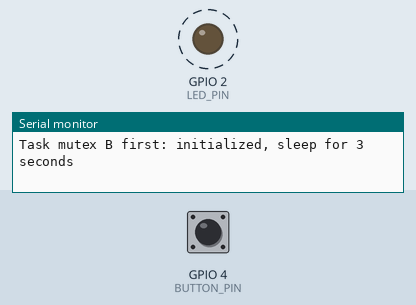
Bench run of a program on a simulated ESP32. Parts: output pins drawn as LEDs (lit = HIGH), the last lines printed to the serial monitor. Dashed ring = blinking. The inputs (shaded band) are chosen by the test bench; at power-on: GPIO 4 (BUTTON_PIN) HIGH.

Above: at 0.87 s.
1.3 s: GPIO 4 (BUTTON_PIN) pulled LOW for 0.15 s
At 3.4 s:
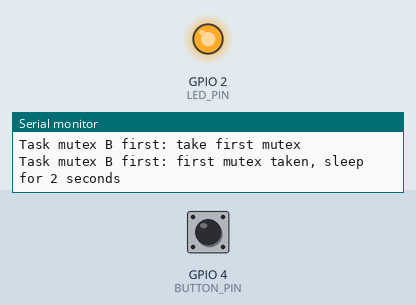
At 5.9 s:
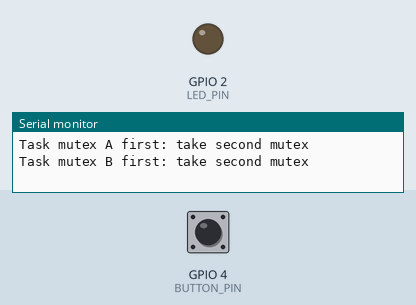
Timing chart, 0 to 10.4 s (numbered marks = the images above; inputs shaded):
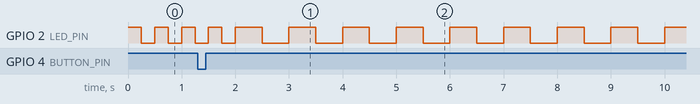

The program:

main.cpp
```cpp
#include <Arduino.h>
#include <esp_task_wdt.h>

#define BUTTON_PIN 4
#define LED_PIN 2
#define DOUBLE_PRESS_THRESHOLD_MS 500
#define BUTTON_DEBOUNCE_MS 100

#define BUTTON_RAW_PRESS_QUEUE_SIZE 50
#define LED_BLINKING_INTERVAL_QUEUE_SIZE 50

#define LED_BLINKING_MULTIPLIER_MS 250
#define LED_BLINKING_MAX_POWER_OF_2 4  // led blinking interval = 2^CURRENT_POWER_OF_2 * MULTIPLIER

QueueHandle_t BUTTON_RAW_PRESS_QUEUE = NULL;
QueueHandle_t LED_BLINKING_INTERVAL_QUEUE = NULL;

SemaphoreHandle_t MUTEX_A = NULL;
SemaphoreHandle_t MUTEX_B = NULL;

void IRAM_ATTR button_pressed() {
  static BaseType_t xHigherPriorityTaskWoken = pdFALSE;
  static unsigned long last_button_pressed_ms = 0;
  unsigned long ms = millis();
  if (ms - last_button_pressed_ms > BUTTON_DEBOUNCE_MS) {
    last_button_pressed_ms = ms;
    xQueueSendFromISR(BUTTON_RAW_PRESS_QUEUE, &ms, &xHigherPriorityTaskWoken);
  };
}

void button_task(void* parameter) {
  static unsigned char current_power_of_2 = 0;
  unsigned long ms;
  for (;;) {
    if (xQueueReceive(BUTTON_RAW_PRESS_QUEUE, &ms, portMAX_DELAY)) {
      if (xQueueReceive(BUTTON_RAW_PRESS_QUEUE, &ms, DOUBLE_PRESS_THRESHOLD_MS / portTICK_PERIOD_MS)) {
        // double click -- slow-down
        current_power_of_2 = (current_power_of_2 > 0) ? current_power_of_2 - 1 : LED_BLINKING_MAX_POWER_OF_2;
      } else {
        // single click -- speed-up
        current_power_of_2 = (current_power_of_2 < LED_BLINKING_MAX_POWER_OF_2) ? current_power_of_2 + 1 : 0;
      }
      int32_t led_blinking_interval = (1 << current_power_of_2) * LED_BLINKING_MULTIPLIER_MS;
      xQueueSend(LED_BLINKING_INTERVAL_QUEUE, &led_blinking_interval, portMAX_DELAY);
    }
  }
}

void led_task(void* parameter) {
  int32_t led_blinking_interval = LED_BLINKING_MULTIPLIER_MS;
  for (;;) {
    assert(led_blinking_interval > 0);
    digitalWrite(LED_PIN, HIGH);  // turn LED on
    bool interval_changed = false;
    for (int32_t i = -led_blinking_interval; i < led_blinking_interval; i += LED_BLINKING_MULTIPLIER_MS) {
      while (xQueueReceive(LED_BLINKING_INTERVAL_QUEUE, &led_blinking_interval, 0) == pdPASS) interval_changed = true;
      if (interval_changed) break;
      if (i >= 0 && i - LED_BLINKING_MULTIPLIER_MS < 0) digitalWrite(LED_PIN, LOW);  // sign changed, turn LED off
      vTaskDelay(LED_BLINKING_MULTIPLIER_MS / portTICK_PERIOD_MS);
    }
  }
}

void mutex_task(void* parameter) {
  // depending on parameter ("A" or "B") - take mutex A first, then B OR B first, then A. then release both
  char mutex_to_take_first = ((char*)parameter)[0];  // should be either "A" or "B"
  assert(mutex_to_take_first == 'A' or mutex_to_take_first == 'B');
  SemaphoreHandle_t first_mutex, second_mutex;
  if (mutex_to_take_first == 'A') {
    first_mutex = MUTEX_A;
    second_mutex = MUTEX_B;
  } else {
    first_mutex = MUTEX_B;
    second_mutex = MUTEX_A;
  }

  while (1) {
    Serial.printf("Task mutex %c first: initialized, sleep for 3 seconds\n", mutex_to_take_first);
    vTaskDelay(3000 / portTICK_PERIOD_MS);  // sleep for 3 second first
    Serial.printf("Task mutex %c first: take first mutex\n", mutex_to_take_first);
    BaseType_t ret_val = xSemaphoreTake(first_mutex, UINT32_MAX);  // take 1st mutex, wait indefinitely
    assert(ret_val == pdTRUE);
    Serial.printf("Task mutex %c first: first mutex taken, sleep for 2 seconds\n", mutex_to_take_first);
    vTaskDelay(2000 / portTICK_PERIOD_MS);  // sleep for 2 seconds
    Serial.printf("Task mutex %c first: take second mutex\n", mutex_to_take_first);
    ret_val = xSemaphoreTake(second_mutex, UINT32_MAX);  // take 2nd mutex, wait indefinitely
    assert(ret_val == pdTRUE);
    Serial.printf("Task mutex %c first: second mutex taken, sleep for 1 second\n", mutex_to_take_first);
    vTaskDelay(1000 / portTICK_PERIOD_MS);  // sleep for 1 second
    Serial.printf("Task mutex %c first: release both mutexes\n", mutex_to_take_first);
    ret_val = xSemaphoreGive(second_mutex);  // release 2nd mutex
    assert(ret_val == pdTRUE);
    ret_val = xSemaphoreGive(first_mutex);  // release 1st mutex
    assert(ret_val == pdTRUE);
    Serial.printf("Task mutex %c first: both mutexes release, exit task\n", mutex_to_take_first);
    esp_task_wdt_reset();
  }
}

void setup() {
  Serial.begin(115200);

  BUTTON_RAW_PRESS_QUEUE = xQueueCreate(BUTTON_RAW_PRESS_QUEUE_SIZE, sizeof(unsigned long));
  if (BUTTON_RAW_PRESS_QUEUE == NULL) {
    Serial.println("Failed to create queue (raw button)");
    while (1);
  }

  LED_BLINKING_INTERVAL_QUEUE = xQueueCreate(LED_BLINKING_INTERVAL_QUEUE_SIZE, sizeof(int32_t));
  if (LED_BLINKING_INTERVAL_QUEUE == NULL) {
    Serial.println("Failed to create queue (button)");
    while (1);
  }

  xTaskCreatePinnedToCore(button_task, "button_task", 4096, NULL, 1, NULL, 0);
  xTaskCreatePinnedToCore(led_task, "led_task", 4096, NULL, 1, NULL, 1);

  pinMode(BUTTON_PIN, INPUT_PULLUP);
  attachInterrupt(digitalPinToInterrupt(BUTTON_PIN), button_pressed, FALLING);

  pinMode(LED_PIN, OUTPUT);
  digitalWrite(LED_PIN, HIGH);

  // break multitasking - by creating a deadlock
  MUTEX_A = xSemaphoreCreateMutex();
  MUTEX_B = xSemaphoreCreateMutex();
  if (MUTEX_A == NULL or MUTEX_B == NULL) {
    Serial.println("Failed to create mutex");
    while (1);
  }
  TaskHandle_t mutex_a_first_task_handle, mutex_b_first_task_handle;
  xTaskCreatePinnedToCore(mutex_task, "mutex A first", 4096, (void*)"A", 1, &mutex_a_first_task_handle, 0);
  xTaskCreatePinnedToCore(mutex_task, "mutex B first", 4096, (void*)"B", 1, &mutex_b_first_task_handle, 1);

  // init TWTD
  esp_task_wdt_init(10, false);                 // allow up to 10 seconds of task unresponsiveness
  esp_task_wdt_add(mutex_a_first_task_handle);  // monitor "mutex A first" task
  esp_task_wdt_add(mutex_b_first_task_handle);  // monitor "mutex B first" task
}

void loop() {
}
```
